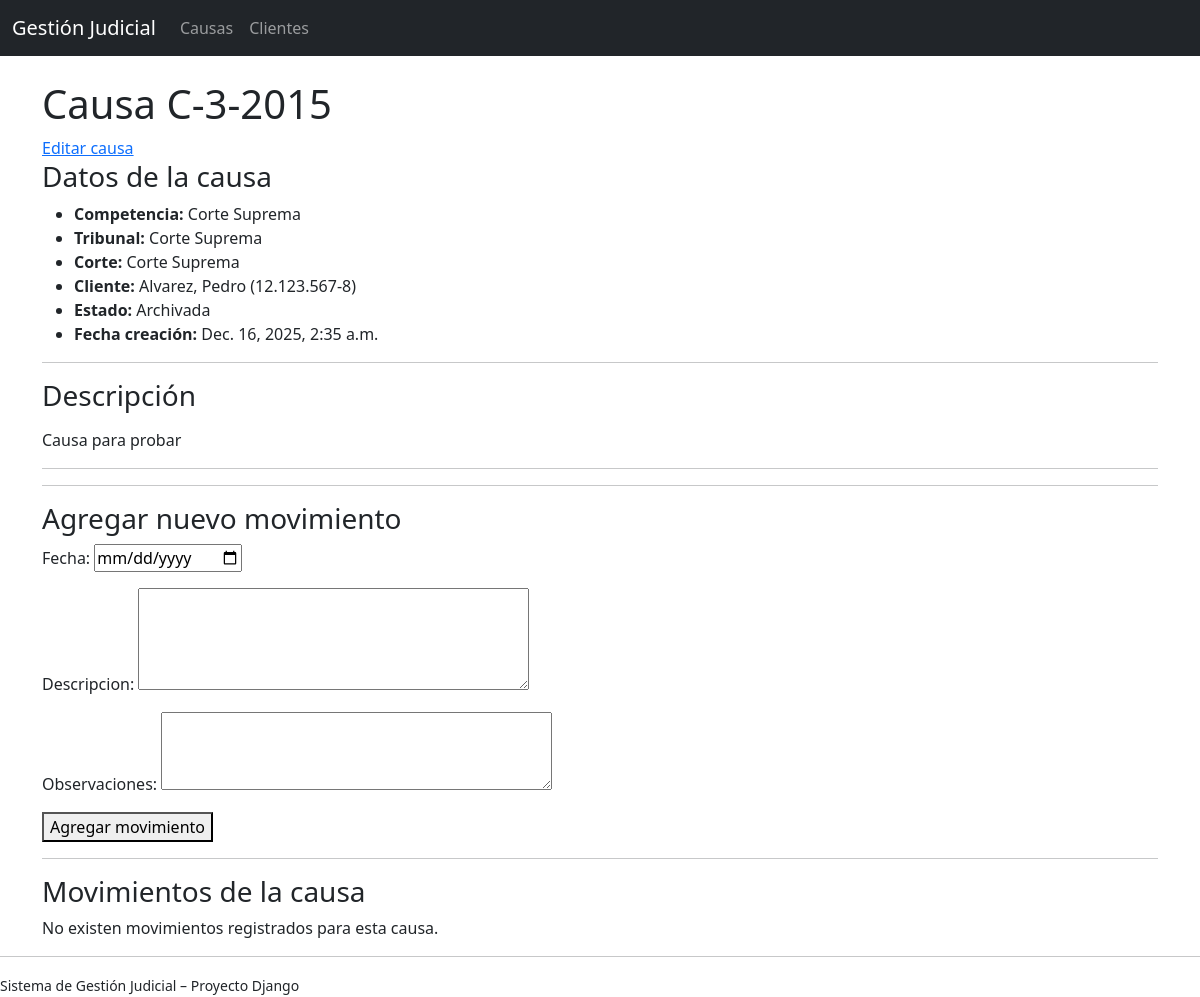
Screenshot of /causas/2/ with the database file from the repository.
### causas/models.py (models this page shows)
class Causa(models.Model):
    competencia = models.CharField(
        max_length=2,
        choices=Competencia.choices
    )
    corte = models.CharField(
        max_length=100,
        blank=True,
        help_text="Solo para causas que no sean de Corte Suprema"
    )
    tribunal = models.CharField(max_length=150)
    tipo_causa = models.CharField(
        max_length=5,
        help_text="Letra del rol de la causa (Ej: C, R, T, etc.)"
    )
    rol = models.PositiveIntegerField()
    anio = models.PositiveIntegerField()
    cliente = models.ForeignKey(
        Cliente,
        on_delete=models.PROTECT,
        related_name='causas'
    )
    descripcion = models.TextField(blank=True)
    estado = models.CharField(
        max_length=3,
        choices=EstadoCausa.choices,
        default=EstadoCausa.ACTIVA
    )
    fecha_creacion = models.DateTimeField(auto_now_add=True)
    fecha_actualizacion = models.DateTimeField(auto_now=True)
    class Meta:
        unique_together = ('tipo_causa', 'rol', 'anio', 'tribunal')
        ordering = ['-anio', 'tipo_causa', 'rol']
    def __str__(self):
        return f"{self.tipo_causa}-{self.rol}-{self.anio}"

### clientes/models.py (models this page shows)
class Cliente(models.Model):
    nombres = models.CharField(max_length=100)
    apellidos = models.CharField(max_length=100)
    rut = models.CharField(max_length=12, unique=True)
    direccion = models.CharField(max_length=255, blank=True)
    telefono = models.CharField(max_length=20, blank=True)
    email = models.EmailField(blank=True)
    descripcion = models.TextField(blank=True)
    activo = models.BooleanField(default=True)
    fecha_creacion = models.DateTimeField(auto_now_add=True)
    class Meta:
        ordering = ['apellidos', 'nombres']
    def __str__(self):
        return f"{self.apellidos}, {self.nombres} ({self.rut})"

### causas/views.py (the view, shortened to what this page needs)
# urls.py: path('<int:pk>/', views.CausaDetailView.as_view(), name='detalle'),
class CausaDetailView(DetailView):
    model = Causa
    template_name = 'causas/causa_detail.html'
    context_object_name = 'causa'
    def get_context_data(self, **kwargs):
        context = super().get_context_data(**kwargs)
        context['movimientos'] = self.object.movimientos.all()
        context['form'] = MovimientoForm()
        return context

### movimientos/forms.py
class MovimientoForm(forms.ModelForm):
    class Meta:
        model = Movimiento
        fields = ['fecha', 'descripcion', 'observaciones']
        widgets = {
            'fecha': forms.DateInput(attrs={'type': 'date'}),
            'descripcion': forms.Textarea(attrs={'rows': 4}),
            'observaciones': forms.Textarea(attrs={'rows': 3}),
        }

### causas/templates/causas/causa_detail.html (shortened to what this page needs)
{% extends 'base.html' %}
{% block content %}
<h1>Causa {{ causa }}</h1>
<a href="{% url 'causas:editar' causa.pk %}">Editar causa</a>
<section>
    <h3>Datos de la causa</h3>
    <ul>
        <li><strong>Competencia:</strong> {{ causa.get_competencia_display }}</li>
        <li><strong>Tribunal:</strong> {{ causa.tribunal }}</li>
        {% if causa.corte %}
            <li><strong>Corte:</strong> {{ causa.corte }}</li>
        {% endif %}
        <li><strong>Cliente:</strong> {{ causa.cliente }}</li>
        <li><strong>Estado:</strong> {{ causa.get_estado_display }}</li>
        <li><strong>Fecha creación:</strong> {{ causa.fecha_creacion }}</li>
    </ul>
</section>
<hr>
<section>
    <h3>Descripción</h3>
    <p>{{ causa.descripcion|linebreaks }}</p>
</section>
<hr>
<hr>
<section>
    <h3>Agregar nuevo movimiento</h3>
    <form method="post">
        {{ form.as_p }}
        <button type="submit">Agregar movimiento</button>
    </form>
</section>
<hr>
<section>
    <h3>Movimientos de la causa</h3>
    {% if movimientos %}
        <ul>
            {% for movimiento in movimientos %}
                <li>
                    <strong>{{ movimiento.fecha }}</strong><br>
                    {{ movimiento.descripcion|linebreaks }}
                    {% if movimiento.observaciones %}
                        <br><em>{{ movimiento.observaciones|linebreaks }}</em>
                    {% endif %}
                </li>
                <hr>
            {% endfor %}
        </ul>
    {% else %}
        <p>No existen movimientos registrados para esta causa.</p>
    {% endif %}
</section>
{% endblock %}

### rows the page displays
Causa: tipo_causa+rol+anio "C-3-2015", competencia "Corte Suprema", tribunal "Corte Suprema", corte "Corte Suprema", cliente "Alvarez, Pedro (12.123.567-8)", estado "Archivada", fecha_creacion "Dec. 16, 2025, 2:35 a.m.", descripcion "Causa para probar"
